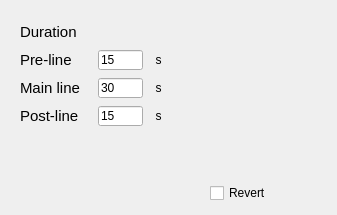
    <widget class="QWidget" name="tab_fly_scan_3">
     <attribute name="title">
      <string>Fly scan</string>
     </attribute>
     <widget class="QWidget" name="gridLayoutWidget_20">
      <property name="geometry">
       <rect>
        <x>20</x>
        <y>20</y>
        <width>201</width>
        <height>111</height>
       </rect>
      </property>
      <layout class="QGridLayout" name="gridLayout_21">
       <item row="1" column="2">
        <widget class="QLabel" name="label_preline_dwell_units_2">
         <property name="maximumSize">
          <size>
           <width>16777215</width>
           <height>20</height>
          </size>
         </property>
         <property name="text">
          <string>  s  </string>
         </property>
        </widget>
       </item>
       <item row="2" column="2">
        <widget class="QLabel" name="label_mainline_dwell_units_2">
         <property name="maximumSize">
          <size>
           <width>16777215</width>
           <height>20</height>
          </size>
         </property>
         <property name="text">
          <string>  s  </string>
         </property>
        </widget>
       </item>
       <item row="0" column="0">
        <widget class="QLabel" name="label_spectrometer_dwell_2">
         <property name="maximumSize">
          <size>
           <width>16777215</width>
           <height>20</height>
          </size>
         </property>
         <property name="font">
          <font>
           <family>Cantarell</family>
           <pointsize>11</pointsize>
          </font>
         </property>
         <property name="text">
          <string>Duration</string>
         </property>
        </widget>
       </item>
       <item row="2" column="0">
        <widget class="QLabel" name="label_mainline_2">
         <property name="maximumSize">
          <size>
           <width>16777215</width>
           <height>20</height>
          </size>
         </property>
         <property name="font">
          <font>
           <family>Cantarell</family>
           <pointsize>11</pointsize>
           <italic>false</italic>
          </font>
         </property>
         <property name="text">
          <string>Main line</string>
         </property>
        </widget>
       </item>
       <item row="2" column="1">
        <widget class="QLineEdit" name="edit_mainline_fly_duration">
         <property name="maximumSize">
          <size>
           <width>45</width>
           <height>20</height>
          </size>
         </property>
         <property name="text">
          <string>30</string>
         </property>
        </widget>
       </item>
       <item row="3" column="2">
        <widget class="QLabel" name="label_postline_dwell_units_2">
         <property name="maximumSize">
          <size>
           <width>16777215</width>
           <height>20</height>
          </size>
         </property>
         <property name="text">
          <string>  s  </string>
         </property>
        </widget>
       </item>
       <item row="1" column="0">
        <widget class="QLabel" name="label_preline_2">
         <property name="maximumSize">
          <size>
           <width>16777215</width>
           <height>20</height>
          </size>
         </property>
         <property name="font">
          <font>
           <family>Cantarell</family>
           <pointsize>11</pointsize>
           <italic>false</italic>
          </font>
         </property>
         <property name="text">
          <string>Pre-line</string>
         </property>
        </widget>
       </item>
       <item row="1" column="1">
        <widget class="QLineEdit" name="edit_preline_fly_duration">
         <property name="maximumSize">
          <size>
           <width>45</width>
           <height>20</height>
          </size>
         </property>
         <property name="text">
          <string>15</string>
         </property>
        </widget>
       </item>
       <item row="3" column="0">
        <widget class="QLabel" name="label_postline_2">
         <property name="maximumSize">
          <size>
           <width>16777215</width>
           <height>20</height>
          </size>
         </property>
         <property name="font">
          <font>
           <family>Cantarell</family>
           <pointsize>11</pointsize>
           <italic>false</italic>
          </font>
         </property>
         <property name="text">
          <string>Post-line</string>
         </property>
        </widget>
       </item>
       <item row="3" column="1">
        <widget class="QLineEdit" name="edit_postline_fly_duration">
         <property name="maximumSize">
          <size>
           <width>45</width>
           <height>20</height>
          </size>
         </property>
         <property name="text">
          <string>15</string>
         </property>
        </widget>
       </item>
      </layout>
     </widget>
     <widget class="QCheckBox" name="checkBox_spectrometer_fly_energy_down">
      <property name="geometry">
       <rect>
        <x>210</x>
        <y>180</y>
        <width>118</width>
        <height>26</height>
       </rect>
      </property>
      <property name="text">
       <string>Revert</string>
      </property>
      <property name="checked">
       <bool>false</bool>
      </property>
      <property name="tristate">
       <bool>false</bool>
      </property>
     </widget>
    </widget>
